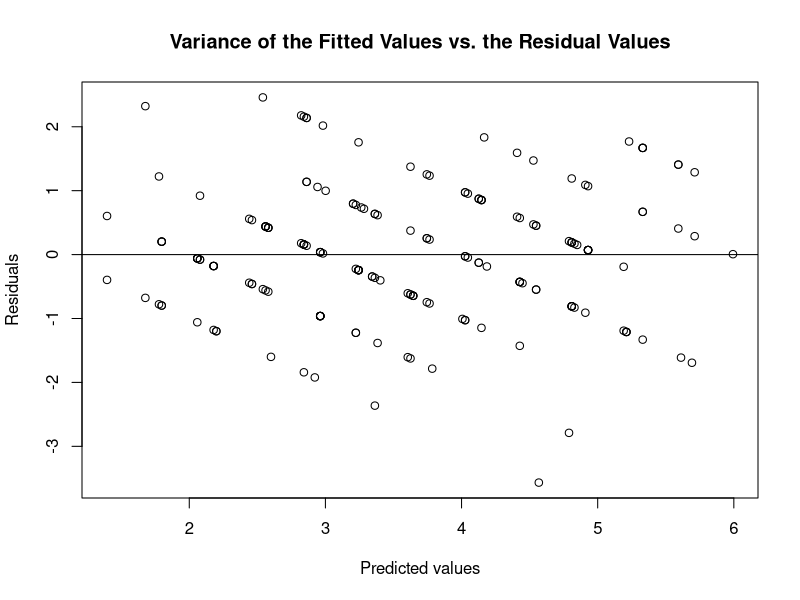
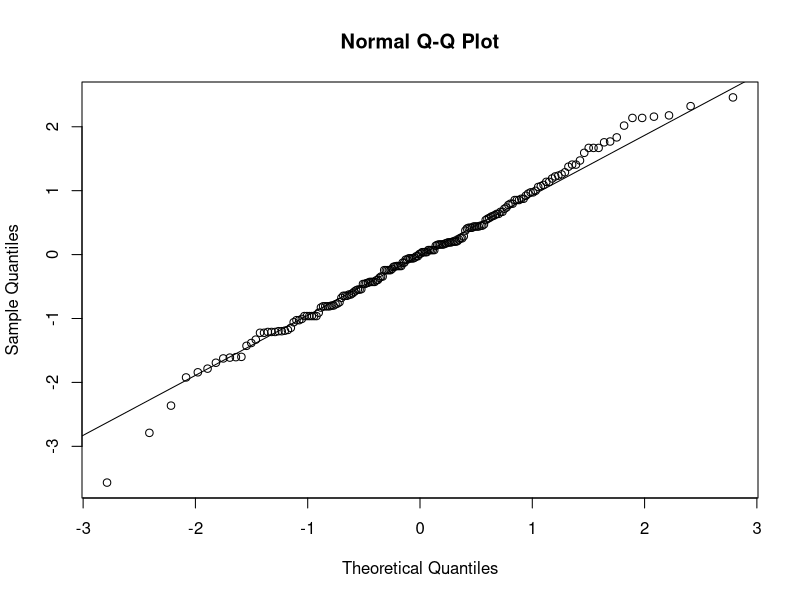

These charts were generated, in order, by the following R code:
## ---- chunk 1
data <- read.csv("capstone.csv", header = TRUE)
head(data)
attach(data)
## ---- chunk 2
head(data)
## ---- chunk 3
table(Relevancy)
## ---- chunk 4
Gender = as.factor(Gender)
#attach(data)
is.factor(Gender)
## ---- chunk 5
table(Gender)
## ---- chunk 6
levels(Gender) <- c(0,1)
## ---- chunk 7
table(Gender)
## ---- chunk 8
Relevancy = as.factor(Relevancy)
is.factor(Relevancy)
## ---- chunk 9
table(Relevancy) 
## ---- chunk 10
attach(data)
is.factor(Relevancy)
is.factor(Gender)
table(Relevancy)
table(Gender)
## ---- chunk 11
head(data)
## ---- chunk 12
library(car)

## ---- chunk 13
full.model <- lm(Cred~Gen + Pers + Attn + Fav + Exp + Gender + Relevancy, data=data)
## ---- chunk 14
predictor.model <- lm(Cred~Gen + Pers + Attn + Fav + Exp, data=data)
vif(predictor.model)
## ---- chunk 15
library(leaps)
## ---- chunk 16
x = cbind(Gen, Pers, Attn, Fav, Exp, Gender, Relevancy)
y = Cred
result = leaps(x,y)
which.min(result$Cp)
## ---- chunk 17
result$which[18,]
## ---- chunk 18
result = leaps(x, y, int=TRUE, method=c("adjr2"), nbest=10)
which.max(result$adjr2)
result$which[48,]
## ---- chunk 19
step(full.model, direction = "both", k=2, trace=0)
## ---- chunk 20
step(full.model, direction="both", k=log(dim(data)[1]), trace = 0)
## ---- chunk 21
vif.model <- lm(Cred ~ Gen + Pers + Attn + Fav + Exp + Gender + Relevancy, data=data)
adj.r2model <- lm(Cred ~ Gen + Attn + Fav + Exp + Gender + Relevancy, data=data)
aic.model <- lm(Cred ~ Fav + Exp + Relevancy, data=data)
bic.model <- lm(Cred ~ Fav + Exp, data=data)
## ---- chunk 22
n <- dim(data)[1]
K <- 5 
n.fold <- floor(n/K)
n.shuffle <- sample(1:n, n, replace =FALSE)
index.fold <- list() 
## ---- chunk 23
for(i in 1:K)
{ 
  if(i<K)
  {
    index.fold[[i]] <- n.shuffle[((i-1)*n.fold+1):(i*n.fold)]
  }else
    index.fold[[i]] <- n.shuffle[((K-1)*n.fold+1):n]
  }
## ---- chunk 24
vif.score <- 0 
for(i in 1:K)
{
  fit <-lm(Cred ~ Gen + Pers + Attn + Fav + Exp, data=data[-index.fold[[i]],])
  pred <- predict(fit,data[index.fold[[i]],])
  vif.score <- vif.score+(1/n)*sum((Cred[index.fold[[i]]]-pred)^2)
}
## ---- chunk 25
vif.score
## ---- chunk 26
n <- dim(data)[1]
K <- 5 
n.fold <- floor(n/K)
n.shuffle <- sample(1:n, n, replace =FALSE)
index.fold <- list() 
## ---- chunk 27
for(i in 1:K)
{ 
  if(i<K)
  {
    index.fold[[i]] <- n.shuffle[((i-1)*n.fold+1):(i*n.fold)]
  }else
    index.fold[[i]] <- n.shuffle[((K-1)*n.fold+1):n]
  }
## ---- chunk 28
adj.score <- 0 
for(i in 1:K)
{
  fit <-lm(Cred ~ Gen + Attn + Fav + Exp + Gender + Relevancy,data=data[-index.fold[[i]],])
  pred <- predict(fit,data[index.fold[[i]],])
  adj.score <- adj.score+(1/n)*sum((Cred[index.fold[[i]]]-pred)^2)
}
## ---- chunk 29
adj.score
## ---- chunk 30
n <- dim(data)[1]
K <- 5 
n.fold <- floor(n/K)
n.shuffle <- sample(1:n, n, replace =FALSE)
index.fold <- list() 
## ---- chunk 31
for(i in 1:K)
{ 
  if(i<K)
  {
    index.fold[[i]] <- n.shuffle[((i-1)*n.fold+1):(i*n.fold)]
  }else
    index.fold[[i]] <- n.shuffle[((K-1)*n.fold+1):n]
  }
## ---- chunk 32
aic.score <- 0 
for(i in 1:K)
{
  fit <- lm(Cred ~ Fav + Exp + Relevancy,data=data[-index.fold[[i]],])
  pred <- predict(fit,data[index.fold[[i]],])
  aic.score <- aic.score+(1/n)*sum((Cred[index.fold[[i]]]-pred)^2)
}
## ---- chunk 33
aic.score
## ---- chunk 34
n <- dim(data)[1]
K <- 5 
n.fold <- floor(n/K)
n.shuffle <- sample(1:n, n, replace =FALSE)
index.fold <- list() 
## ---- chunk 35
for(i in 1:K)
{ 
  if(i<K)
  {
    index.fold[[i]] <- n.shuffle[((i-1)*n.fold+1):(i*n.fold)]
  }else
    index.fold[[i]] <- n.shuffle[((K-1)*n.fold+1):n]
  }
## ---- chunk 36
bic.score <- 0 
for(i in 1:K)
{
  fit <- lm(Cred ~ Fav + Exp,data=data[-index.fold[[i]],])
  pred <- predict(fit,data[index.fold[[i]],])
  bic.score <- bic.score+(1/n)*sum((Cred[index.fold[[i]]]-pred)^2)
}
## ---- chunk 37
bic.score
## ---- chunk 38
vif.score
adj.score
aic.score
bic.score
## ---- chunk 39
final.model <- lm(Cred ~ Fav + Exp + Relevancy, data=data)
## ---- chunk 40
predicted.final <- fitted.values(final.model)
plot(predicted.final, resid(final.model), xlab="Predicted values", ylab="Residuals", main = "Variance of the Fitted Values vs. the Residual Values")
abline(h=0)
## ---- chunk 41
qqnorm(resid(final.model))
qqline(resid(final.model))
## ---- chunk 42
vif.model <- lm(Cred ~ Gen + Pers + Attn + Fav + Exp + Gender + Relevancy, data=data)
adj.r2model <- lm(Cred ~ Gen + Attn + Fav + Exp + Gender + Relevancy, data=data)
aic.model <- lm(Cred ~ Fav + Exp + Relevancy, data=data)
bic.model <- lm(Cred ~ Fav + Exp, data=data)
## ---- chunk 43
summary(aic.model)
## ---- chunk 44
summary(final.model)
## ---- chunk 45
head(data)
